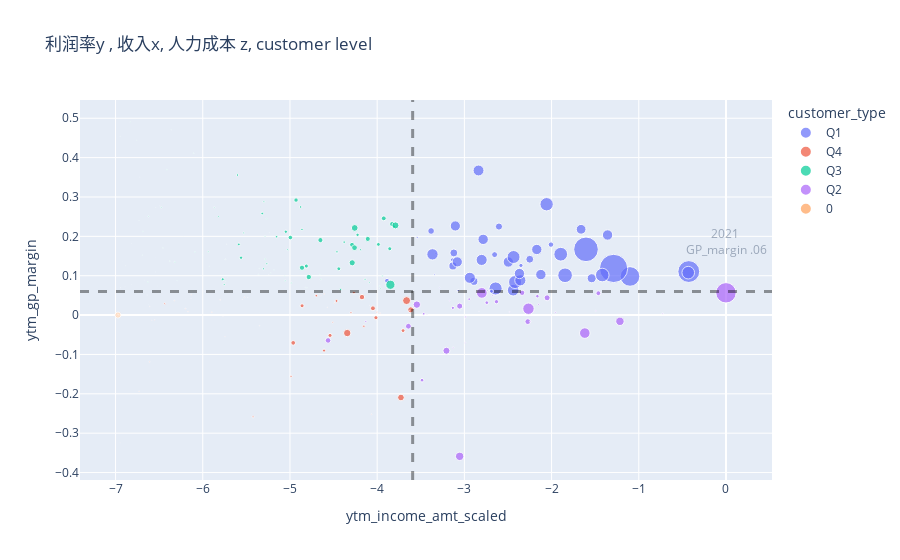

The cell this chart's notebook holds for it:
### Code cell
def bubble_plt(plot_data, x, color):
    if x == 'scaled':
        x = 'ytm_income_amt_scaled'
        vline = np.log(scaler.transform(np.array(10000000).reshape(-1,1)))[0][0]
    else:
        x = 'ytm_income_amt'
        vline = 10000000
    # y = y
    fig = px.scatter(
        data_frame= plot_data, x = x, y= 'ytm_gp_margin', hover_data=['customer_name'],
        size = 'sap_lb_cost', color = color, title='利润率y , 收入x, 人力成本 z, customer level')  
    
    fig.add_hline(y = .06, line_width=3, line_dash="dash", line_color="black", opacity = .4,\
        annotation_text="2021 <br> GP_margin .06 <br><br />  " , 
        annotation_position="top right", annotation_opacity = .4, col = 1)
    fig.add_vline(x = vline, line_width=3, line_dash="dash", line_color="black", opacity = .4)
    return fig
bubble_plt(sap_plt, 'scaled',  'customer_type')

### Figure 1 — Plotly figure (JSON) as saved in the notebook; plotly's stock layout.template omitted (floating-point values rounded to 4 significant figures)
{"data": [{"customdata": [["BURBERRY"], ["MARS"], ["Nespresso"], ["Burton"], ["Nexperia"], ["Honor"], ["STARBUCKS"], ["SIEMENS"], ["ZEBRA TECHNOLOGIES"], ["HONEYWELL"], ["PERNOD RICARD"], ["HORMEL"], ["MLB"], ["Harley-Davidson"], ["NOKIA"], ["MICHELIN"], ["LAM RESEARCH"], ["ERICSSON"], ["BOSE"], ["MEDTRONIC"], ["COACH"], ["Hewlett Packard"], ["TATA"], ["GENERAL MOTORS"], ["FORD MOTOR"], ["H3C"], ["HUAWEI"], ["SF-ELC"], ["DELL TECHNOLOGIES"], ["JOHNSON & JOHNSON"], ["ASTRAZENECA"], ["SKF - Industrial"], ["DIODES"], ["GEELY"], ["KLA TENCOR"], ["ASML"], ["Huan Sheng Solar"], ["RICHEMONT INTERNATIONAL"], ["APPLE"], ["TCC"], ["UCO"], ["WABCO"], ["APPLIED MATERIAL"], ["平安好医生"], ["Suzhou Hengding"], ["Pou Sheng Int’l"]], "hovertemplate": "customer_type=Q1<br>ytm_income_amt_scaled=%{x}<br>ytm_gp_margin=%{y}<br>sap_lb_cost=%{marker.size}<br>customer_name=%{customdata[0]}<extra></extra>", "legendgroup": "Q1", "marker": {"color": "#636efa", "size": [8469000.0, 31290000.0, 352100.0, 3642000.0, 9680000.0, 8781000.0, 38690000.0, 7740000.0, 5066000.0, 8791000.0, 17370000.0, 334700.0, 11030000.0, 1143000.0, 8794000.0, 8776000.0, 5256000.0, 6684000.0, 2864000.0, 13660000.0, 5013000.0, 15360000.0, 13820000.0, 64910000.0, 14990000.0, 5269000.0, 49270000.0, 10440000.0, 14420000.0, 13930000.0, 10050000.0, 10080000.0, 8490000.0, 10130000.0, 4171000.0, 8638001, 435700.0, 1440000.0, 12950000.0, 200700.0, 1947000.0, 1220000.0, 2437000.0, 212400.0, 8584000.0, 162600.0], "sizemode": "area", "sizeref": 162300.0, "symbol": "circle"}, "mode": "markers", "name": "Q1", "orientation": "v", "showlegend": true, "type": "scatter", "x": [-3.103, -1.1, -3.541, -3.381, -2.838, -2.123, -0.4264, -1.661, -3.121, -2.784, -1.845, -3.326, -2.44, -3.138, -2.496, -1.358, -2.891, -1.54, -2.653, -2.436, -2.25, -1.895, -2.418, -1.289, -1.419, -3.131, -1.605, -3.366, -2.057, -2.642, -2.802, -2.937, -3.081, -2.358, -2.603, -2.169, -3.071, -2.351, -0.4327, -2.736, -3.887, -2.689, -2.007, -3.34, -2.368, -3.285], "xaxis": "x", "y": [0.2264, 0.09814, 0.1967, 0.2136, 0.3673, 0.1029, 0.1106, 0.2179, 0.1579, 0.1924, 0.1011, 0.1568, 0.06326, 0.1405, 0.1349, 0.2034, 0.08577, 0.09354, 0.1536, 0.1475, 0.1418, 0.1546, 0.08392, 0.1185, 0.1017, 0.1248, 0.167, 0.1543, 0.2816, 0.06755, 0.1401, 0.09464, 0.1352, 0.08832, 0.2249, 0.1666, 0.06231, 0.1261, 0.1078, 0.06246, 0.08713, 0.06042, 0.179, 0.1029, 0.1056, 0.06903], "yaxis": "y"}, {"customdata": [["DHL Supply Chain"], ["Guxiandao Green Fiber"], ["United Imaging"], ["Baker Hughes"], ["B&Q"], ["NESTLE"], ["Hongxun"], ["Civilization Mengyi Group"], ["WEIFU GROUP - Technology"], ["Huazhongbao"], ["SIEMENS - Healthcare"], ["Mary Kay Cosmetics"], ["Lanzhou BSH"], ["Kalsec"], ["OTIS"], ["TOD'S"], ["Qingdao Haihang Jieyun"], ["Huanqing"], ["Kindos"], ["LinkedCare"], ["Midea"], ["CORNING"], ["Wuxi Lead"], ["Chongqing Tianhan"], ["CCL"], ["Oak coffee&tea"], ["SF Zhida"], ["Tencent"], ["Kangkun"], ["Rayco"], ["Shanghai Tiange"], ["Yuwell"], ["Yunnan Youjia"], ["SHELL"], ["CNHi"], ["Ogawa"], ["SOLVAY"], ["Hilti"], ["House Foods"], ["Linuo"], ["Otype"], ["Seraphim"], ["Yunnan Xiaolajiao"], ["China State Construction"], ["Kudosbay"], ["SL - CVTE"], ["Outerstuff"], ["BFDA"], ["Tianma"], ["WATSON GROUP - Consumer"], ["Qingdao Pulieen"], ["SF-Watsons"], ["SMITHS GROUP"], ["GE Healthcare"], ["Yunnan Flower"], ["Zhejiang Jinyao"], ["THYSSENKRUPP"], ["China Mobile"], ["Yeelight"], ["BASF"], ["Keyi"], ["SONY"], ["KUNCHI"], ["Beijing Century Joyo"], ["利福瑞达"], ["Fellowes"], ["Xiang Yun"], ["Linkdata"], ["Brembo"], ["Hengan"]], "hovertemplate": "customer_type=Q4<br>ytm_income_amt_scaled=%{x}<br>ytm_gp_margin=%{y}<br>sap_lb_cost=%{marker.size}<br>customer_name=%{customdata[0]}<extra></extra>", "legendgroup": "Q4", "marker": {"color": "#EF553B", "size": [620.2, 0, 0, 47630.0, 31330.0, 0, 0, 1401000.0, 1314000.0, 8208.0, 0, 5156000.0, 1324.0, 43730.0, 2425000.0, 3626000.0, 160500.0, 22000.0, 121.2, 134900.0, 4467000.0, 71210.0, 56580.0, 7387.0, 0, 72990.0, 6661.0, 629100.0, 104.6, 242200.0, 0, 20150.0, 0, 701100.0, 81080.0, 19590.0, 1192000.0, 14230.0, 67110.0, 119100.0, 2981000.0, 404400.0, 386.2, 63660.0, 16.35, 1790000.0, 79900.0, 782800.0, 1952000.0, 5473.0, 256.9, 0, 502400.0, 1350000.0, 326400.0, 5216.0, 69430.0, 472100.0, 11120.0, 84, 0, 361400.0, 0, 22140.0, 32020.0, 5629.0, 3860.0, 2124.0, 59000.0, 0], "sizemode": "area", "sizeref": 162300.0, "symbol": "circle"}, "mode": "markers", "name": "Q4", "orientation": "v", "showlegend": true, "type": "scatter", "x": [-4.041, -5.957, -6.777, -6.169, -5.35, -6.1, -6.023, -4.014, -4.861, -5.768, -4.267, -3.663, -6.948, -6.132, -4.174, -3.727, -4.51, -6.551, -6.199, -4.004, -4.343, -4.607, -5.521, -6.584, -4.787, -6.198, -5.483, -4.266, -6.915, -6.436, -6.815, -4.571, -4.433, -4.466, -4.488, -5.745, -3.703, -5.545, -6.325, -3.968, -3.615, -4.987, -6.62, -4.065, -6.959, -4.963, -6.61, -4.609, -4.048, -4.087, -6.902, -5.141, -4.698, -4.54, -5.423, -6.067, -5.8, -4.152, -4.644, -5.35, -5.912, -4.3, -6.696, -6.607, -6.73, -5.976, -6.134, -6.638, -5.896, -6.844], "xaxis": "x", "y": [-0.001306, -6.521e-06, 0.04917, 0.008693, -0.02711, -0.09013, 0.05775, -0.006681, 0.02359, -0.00377, 0.02264, 0.03677, -0.3246, 0.05147, 0.04574, -0.2094, -0.01817, -0.01238, 0.04092, 0.007195, -0.04565, 0.05344, 0.0453, -0.01285, 0.05378, 0.01632, 0.04499, 0.05729, -0.1032, 0.02908, 0.05438, 0.01972, 0.01803, 0.03594, 0.03034, -0.05512, -0.03948, 0.04002, 0.03658, 0.004677, 0.01337, -0.1555, 0.02575, -0.2518, -0.08915, -0.0706, -0.1188, -0.09017, 0.01724, 0.02512, 0.03922, 0.05691, 0.0493, -0.05166, -0.2585, 0.05861, 0.03868, -0.02823, 0.04897, 0.006648, 0.04305, 0.006026, 0.04277, 0.0222, -0.1937, 0.05954, 0.04255, 0.05096, 0.007318, -0.1064], "yaxis": "y"}, {"customdata": [["Taochen Electronics"], ["DEERE & COMPANY"], ["LENOVO"], ["北京五和博澳药业"], ["LEXMARK"], ["Neusoft Medical Systems"], ["FERRERO"], ["Husqvarna"], ["Beijing Hangyu"], ["SQUIBB"], ["IBM"], ["AIRBUS GROUP - Technology"], ["KONE"], ["Tsingtao"], ["Bombardier Recreational Products"], ["GEZ Qingdao"], ["DIADORA"], ["Glico"], ["SKF - Technology"], ["ENVISION"], ["FUJI XEROX"], ["THERMO FISHER SCIENTIFIC"], ["Venchi"], ["Sensori+"], ["ASUSTEK COMPUTER"], ["ATG"], ["DXC"], ["Schueco"], ["Razer"], ["EXAR"], ["HAIER"], ["Accuray"], ["PMI"], ["SF-JNJ"], ["SENSATA"], ["TYCO ELECTRONICS"], ["Yuan"], ["Advance Auto Parts"], ["INFINEON"], ["Clariant"], ["Becton Dickinson"], ["Chui Xue Charging"], ["MOLEX"], ["Other Customers Automotive"], ["NIANCE"], ["Edelman"], ["Maxim"], ["Flex-Tek"], ["Gabriel"], ["Dolce & Gabbana"], ["GENERAL ELECTRIC - Healthcare"], ["Grandos Coffe"], ["MingYu logistic"], ["SAMSUNG"], ["HITACHI"], ["UNISPC"], ["Miltenyi Biotec"], ["Xiwu"], ["GENERAL ELECTRIC - Industrial"], ["Hu’nan Cuilong Trading"], ["State Grid"], ["KEYSIGHT"], ["Hafele"], ["FEI"], ["ROCHE"], ["SDQC"], ["UNITED TECHNOLOGIES"], ["MITSUBISHI ELECTRIC"], ["YUDO"], ["JCB"], ["Lifuruida"], ["OLYMPUS"], ["INTEL"], ["Landbase"], ["Cytiva"], ["WEI WEI"], ["C&D Logistics"], ["长春金赛药业"], ["Beukay"], ["SF-Melaleuca"], ["Jiangling Motors"], ["Benz"], ["Prologis"], ["Townsun"], ["PHILIPS MEDICAL"], ["ARTE"], ["WEIFU GROUP - Industrial"], ["SL - Jing Tong Lu Yuan"], ["XingYa"], ["BEIJING-YILIN"], ["Genki Sushi"], ["Wei Chong Jian"], ["Fisher Joen"], ["DAINIPPON SCREEN"], ["FREY"], ["CHANEL"], ["SSP Group"], ["Sincero"], ["Wuxi No.1 Cotton"], ["XINWEI"], ["BAYER"], ["SF-UNIQLO"], ["国际生物试剂物流中心"], ["Other Customers Healthcare"], ["Deckers"], ["北京航楹物流"], ["Biwei"], ["Marquardt"], ["Shanghai SINE Pharmaceutical"], ["CDF International Group"], ["Meitaoyuan"], ["TI Automotive"], ["Nidec"], ["Guangxi Longtao"], ["Gui Lin Shen Ke Ji"], ["V-Zug (Shanghai)"], ["Eaton Industries"], ["Nutricia"], ["Bybon"]], "hovertemplate": "customer_type=Q3<br>ytm_income_amt_scaled=%{x}<br>ytm_gp_margin=%{y}<br>sap_lb_cost=%{marker.size}<br>customer_name=%{customdata[0]}<extra></extra>", "legendgroup": "Q3", "marker": {"color": "#00cc96", "size": [728400.0, 226700.0, 48280.0, 0, 1204000.0, 70130.0, 280600.0, 894700.0, 66440.0, 348900.0, 2125000.0, 31320.0, 2220000.0, 598.8, 878300.0, 36790.0, 482300.0, 626.7, 1896000.0, 83160.0, 921800.0, 2650000.0, 248400.0, 67.47, 223400.0, 338700.0, 172400.0, 335300.0, 496300.0, 568100.0, 3716000.0, 496700.0, 31780.0, 0, 2355000.0, 3984000.0, 13660.0, 0, 6925000.0, 182400.0, 4537, 0, 1949000.0, 16490.0, 11080.0, 3000, 0, 9086.0, 23860.0, 38010.0, 1298000.0, 160.7, 26.52, 220500.0, 359900.0, 146.4, 459300.0, 361.8, 453200.0, 121800.0, 27.14, 1571000.0, 176500.0, 540300.0, 4496.0, 2073.0, 137700.0, 608500.0, 53880.0, 914200.0, 1610.0, 1701000.0, 2119000.0, 3091000.0, 152400.0, 10960.0, 53490.0, 61.45, 2210000.0, 17320.0, 1187000.0, 10690.0, 3955.0, 29550.0, 1352000.0, 36290.0, 362100.0, 1528.0, 0, 298400.0, 22860.0, 60730.0, 1367.0, 145100.0, 18020.0, 258100.0, 0, 6615.0, 5814.0, 4420.0, 172000.0, 154400.0, 4380.0, 0, 0, 16920.0, 164.5, 1030.0, 8701.0, 0.69, 0, 1359.0, 797.0, 116400.0, 146700.0, 38730.0, 110500.0, 5442.0, 0], "sizemode": "area", "sizeref": 162300.0, "symbol": "circle"}, "mode": "markers", "name": "Q3", "orientation": "v", "showlegend": true, "type": "scatter", "x": [-5.771, -5.819, -6.103, -6.715, -3.986, -6.09, -5.299, -5.047, -6.629, -5.304, -4.651, -6.686, -3.827, -6.816, -3.809, -4.92, -5.153, -6.523, -4.288, -3.972, -4.225, -4.26, -5.026, -6.7, -3.94, -4.192, -5.937, -4.139, -4.461, -5.318, -4.257, -4.878, -5.183, -6.328, -4.784, -3.79, -6.295, -6.52, -3.848, -5.055, -5.242, -6.954, -3.924, -5.22, -6.362, -6.945, -4.43, -5.922, -5.352, -5.059, -3.855, -6.928, -6.547, -4.091, -5.265, -6.916, -4.862, -6.892, -5.601, -4.645, -6.895, -4.93, -4.983, -4.378, -6.54, -6.453, -6.322, -5.587, -5.741, -5.561, -6.816, -4.995, -4.108, -4.286, -5.286, -6.758, -6.411, -6.889, -4.862, -4.806, -4.44, -6.73, -6.22, -4.657, -4.812, -6.458, -4.42, -6.491, -6.605, -5.754, -6.693, -6.379, -6.721, -5.868, -6.831, -5.53, -6.959, -5.725, -5.237, -6.947, -5.285, -3.961, -6.884, -5.469, -5.7, -5.738, -6.921, -6.67, -4.825, -6.904, -6.97, -6.543, -5.719, -5.266, -6.476, -5.361, -6.622, -5.999, -6.954], "xaxis": "x", "y": [0.09099, 0.2499, 0.4112, 0.3336, 0.1796, 0.1603, 0.288, 0.2117, 0.08418, 0.1175, 0.1905, 0.2125, 0.2312, 0.077, 0.225, 0.06197, 0.1991, 0.07379, 0.1787, 0.0738, 0.2038, 0.1711, 0.1661, 0.3475, 0.09938, 0.1661, 0.1607, 0.09105, 0.1606, 0.258, 0.2214, 0.2746, 0.1144, 0.2505, 0.09668, 0.2278, 0.08768, 0.07343, 0.07703, 0.08729, 0.1032, 0.1548, 0.2457, 0.107, 0.4705, 0.06948, 0.1025, 0.1234, 0.1183, 0.09949, 0.1686, 0.06299, 0.147, 0.08246, 0.1304, 0.306, 0.2177, 0.07156, 0.3557, 0.0908, 0.1763, 0.2921, 0.08164, 0.1853, 0.2733, 0.1688, 0.1348, 0.1796, 0.1417, 0.1458, 0.1826, 0.197, 0.1935, 0.1328, 0.2, 0.4441, 0.3692, 0.2567, 0.1203, 0.06932, 0.1177, 0.24, 0.1994, 0.1027, 0.1245, 0.1712, 0.06521, 0.2772, 0.113, 0.07739, 0.1525, 0.1372, 0.3501, 0.2732, 0.4905, 0.2086, 0.2455, 0.1801, 0.2089, 0.4542, 0.1424, 0.06752, 0.125, 0.3559, 0.2701, 0.08555, 0.1359, 0.08894, 0.07003, 0.1865, 0.2307, 0.1094, 0.0946, 0.2445, 0.2737, 0.1034, 0.2509, 0.1521, 0.07701], "yaxis": "y"}, {"customdata": [["Yi Le Zhong He"], ["Abbott Group"], ["UNILEVER"], ["HERSHEY COMPANY"], ["Freight Forwarding TSC"], ["Linqing Lugang"], ["Luckin"], ["LINDT & SPRUENGLI"], ["ECCO"], ["WHITBREAD"], ["WATSON GROUP - Retail"], ["Liao Yuan"], ["KONICA MINOLTA"], ["ZTE CORPORATION"], ["Shuangxing"], ["TengChong MuChen"], ["Shanghai Hanjia"], ["KUKA"], ["ON SEMICONDUCTOR"], ["Continental AG"], ["Freight Forwarding EI"], ["Goertek"], ["BMW"], ["Evisu Group"], ["Ping’an Shangmao"], ["VOLKSWAGEN"], ["Canadian Solar Inc"], ["Three Squirrels"], ["ZF"], ["昆仑润滑油"], ["APP"], ["China Railway Construction Group"], ["Chuang Shi Tong"], ["Jia Sheng"], ["Zhongyou"], ["NITTO DENKO GROUP"], ["Huijun"], ["Ding Yao"], ["Yingli Solar"], ["Shanghai YiTie"], ["ZhongNan Engineering"], ["AnPing Building"], ["Wanhua Chemical"], ["Anhui Fengyuan"]], "hovertemplate": "customer_type=Q2<br>ytm_income_amt_scaled=%{x}<br>ytm_gp_margin=%{y}<br>sap_lb_cost=%{marker.size}<br>customer_name=%{customdata[0]}<extra></extra>", "legendgroup": "Q2", "marker": {"color": "#ab63fa", "size": [185600.0, 10610000.0, 1904000.0, 4042000.0, 95480.0, 247100.0, 5792000.0, 4455000.0, 5668000.0, 2971000.0, 1086000.0, 0, 2357000.0, 2738000.0, 91070.0, 20640.0, 0, 1109000.0, 9238000.0, 1454000.0, 170400.0, 820800.0, 33890000.0, 2722000.0, 107600.0, 991400.0, 1140.0, 0, 218100.0, 9098000.0, 564700.0, 180500.0, 0, 135900.0, 0, 2896000.0, 23410.0, 160900.0, 234600.0, 70560.0, 583100.0, 2569000.0, 315300.0, 0], "sizemode": "area", "sizeref": 162300.0, "symbol": "circle"}, "mode": "markers", "name": "Q2", "orientation": "v", "showlegend": true, "type": "scatter", "x": [-1.956, -2.265, -1.463, -3.205, -3.168, -2.986, -1.216, -3.545, -3.054, -3.054, -2.743, -3.528, -2.338, -2.272, -2.991, -3.63, -3.101, -3.485, -2.8, -2.632, -0.7247, -3.132, -1.11e-16, -3.642, -2.481, -2.163, -3.041, -4.674, -2.674, -1.619, -3.466, -3.129, -2.929, -1.493, -3.871, -2.051, -2.832, -2.246, -2.148, -3.429, -2.945, -4.563, -4.13, -3.267], "xaxis": "x", "y": [0.00676, 0.0162, 0.0555, -0.0906, 0.03609, -0.004762, -0.01582, 0.02658, -0.3588, 0.02282, 0.03151, 0.009687, 0.05659, -0.0166, -0.07002, 0.01198, 0.004195, -0.1654, 0.05634, 0.03402, 0.003737, 0.01829, 0.05661, -0.02837, 0.007888, 0.04797, 0.01116, 0.008678, 0.04951, -0.04571, 0.003229, -0.08267, 0.002767, 0.01042, 0.005658, 0.04387, 0.009624, -0.01645, 0.02703, 0.002193, 0.0405, -0.06443, -0.01623, 0.008948], "yaxis": "y"}, {"customdata": [["中国大冢"], ["Beijing Xiaofangui"], ["Other Project Auto"], ["济民可信"], ["GBA"], ["新华医疗"], ["LEAP"], ["SVW"], ["SL - Zhong Shi Nuo"], ["doTERR"], ["Changfeng Group"], ["Huayi life"], ["IDLE SPACE"], ["同仁堂"], ["Shared Cost Allocate"], ["Borgward"], ["SF IT"], ["Jianmin"], ["北京速通"], ["中石油"], ["Other Profit(JV)"], ["山东高速信联"], ["Default"], ["扬子江"], ["RPA"], ["中体彩印务"]], "hovertemplate": "customer_type=0<br>ytm_income_amt_scaled=%{x}<br>ytm_gp_margin=%{y}<br>sap_lb_cost=%{marker.size}<br>customer_name=%{customdata[0]}<extra></extra>", "legendgroup": "0", "marker": {"color": "#FFA15A", "size": [58460.0, 0, 2894000.0, 80440.0, 375200.0, 116200.0, 0, 1519000.0, 831.3, 0, 0, 0, 0, 49050.0, 3.73e-13, 0, 0, 1.421e-14, 48560.0, 2444.0, 0, 299300.0, 0, 138600.0, 453400.0, 88.35], "sizemode": "area", "sizeref": 162300.0, "symbol": "circle"}, "mode": "markers", "name": "0", "orientation": "v", "showlegend": true, "type": "scatter", "x": [-6.973, -6.973, -6.973, -6.973, -6.973, -6.973, -6.973, -6.973, -6.973, -6.973, -6.973, -6.973, -6.973, -6.973, -6.973, -6.973, -6.973, -6.973, -6.973, -6.973, -6.973, -6.973, -6.973, -6.973, -6.973, -6.973], "xaxis": "x", "y": [0, 0, 0, 0, 0, 0, 0, 0, 0, 0, 0, 0, 0, 0, 0, 0, 0, 0, 0, 0, 0, 0, 0, 0, 0, 0], "yaxis": "y"}], "layout": {"annotations": [{"opacity": 0.4, "showarrow": false, "text": "2021 <br> GP_margin .06 <br><br />  ", "x": 1, "xanchor": "right", "xref": "x domain", "y": 0.06, "yanchor": "bottom", "yref": "y"}], "legend": {"itemsizing": "constant", "title": {"text": "customer_type"}, "tracegroupgap": 0}, "shapes": [{"line": {"color": "black", "dash": "dash", "width": 3}, "opacity": 0.4, "type": "line", "x0": 0, "x1": 1, "xref": "x domain", "y0": 0.06, "y1": 0.06, "yref": "y"}, {"line": {"color": "black", "dash": "dash", "width": 3}, "opacity": 0.4, "type": "line", "x0": -3.593, "x1": -3.593, "xref": "x", "y0": 0, "y1": 1, "yref": "y domain"}], "title": {"text": "利润率y , 收入x, 人力成本 z, customer level"}, "xaxis": {"anchor": "y", "domain": [0, 1], "title": {"text": "ytm_income_amt_scaled"}}, "yaxis": {"anchor": "x", "domain": [0, 1], "title": {"text": "ytm_gp_margin"}}}}
